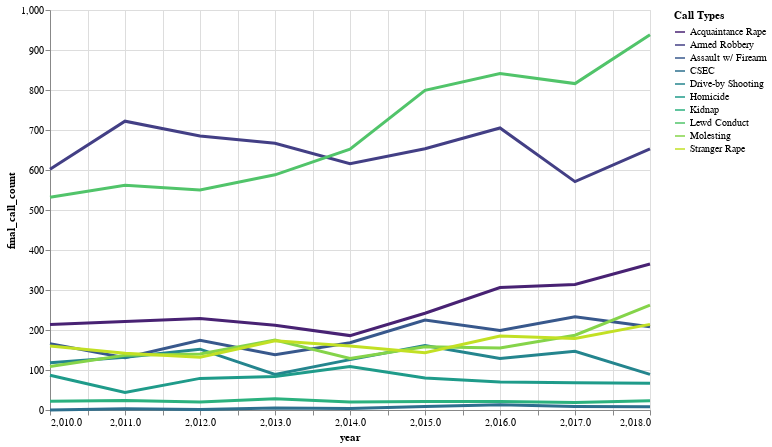

Notebook code for this chart:
### Code cell
highlight = alt.selection(type='single', on='mouseover',
                          fields=['final_call_type'], nearest=True)

base = alt.Chart(fct_counts).encode(
    x='year',
    y='final_call_count',
    color=alt.Color(
        'final_call_type',
        legend=alt.Legend(
            title='Call Types'
        ), scale=alt.Scale(
            scheme='viridis'
        )
    )    
)

points = base.mark_line().encode(
    opacity=alt.value(0)
).add_selection(
    highlight
).properties(
    width=600,
    height=400
)

lines = base.mark_line().encode(
    size=alt.condition(~highlight, alt.value(1), alt.value(3))
)


points + lines

### Figure 1 — Vega-Lite specification as saved in the notebook (floating-point values rounded to 4 significant figures)
{"$schema": "https://vega.github.io/schema/vega-lite/v2.6.0.json", "config": {"view": {"height": 300, "width": 400}}, "datasets": {"data-71b4dc3231b0023ab7c6e44a0aa196df": [{"final_call_count": 214, "final_call_type": "Acquaintance Rape", "year": 2010}, {"final_call_count": 602, "final_call_type": "Armed Robbery", "year": 2010}, {"final_call_count": 166, "final_call_type": "Assault w/ Firearm", "year": 2010}, {"final_call_count": 0, "final_call_type": "CSEC", "year": 2010}, {"final_call_count": 118, "final_call_type": "Drive-by Shooting", "year": 2010}, {"final_call_count": 87, "final_call_type": "Homicide", "year": 2010}, {"final_call_count": 22, "final_call_type": "Kidnap", "year": 2010}, {"final_call_count": 532, "final_call_type": "Lewd Conduct", "year": 2010}, {"final_call_count": 109, "final_call_type": "Molesting", "year": 2010}, {"final_call_count": 160, "final_call_type": "Stranger Rape", "year": 2010}, {"final_call_count": 221, "final_call_type": "Acquaintance Rape", "year": 2011}, {"final_call_count": 722, "final_call_type": "Armed Robbery", "year": 2011}, {"final_call_count": 131, "final_call_type": "Assault w/ Firearm", "year": 2011}, {"final_call_count": 3, "final_call_type": "CSEC", "year": 2011}, {"final_call_count": 132, "final_call_type": "Drive-by Shooting", "year": 2011}, {"final_call_count": 44, "final_call_type": "Homicide", "year": 2011}, {"final_call_count": 24, "final_call_type": "Kidnap", "year": 2011}, {"final_call_count": 562, "final_call_type": "Lewd Conduct", "year": 2011}, {"final_call_count": 137, "final_call_type": "Molesting", "year": 2011}, {"final_call_count": 142, "final_call_type": "Stranger Rape", "year": 2011}, {"final_call_count": 229, "final_call_type": "Acquaintance Rape", "year": 2012}, {"final_call_count": 685, "final_call_type": "Armed Robbery", "year": 2012}, {"final_call_count": 174, "final_call_type": "Assault w/ Firearm", "year": 2012}, {"final_call_count": 1, "final_call_type": "CSEC", "year": 2012}, {"final_call_count": 152, "final_call_type": "Drive-by Shooting", "year": 2012}, {"final_call_count": 79, "final_call_type": "Homicide", "year": 2012}, {"final_call_count": 20, "final_call_type": "Kidnap", "year": 2012}, {"final_call_count": 550, "final_call_type": "Lewd Conduct", "year": 2012}, {"final_call_count": 140, "final_call_type": "Molesting", "year": 2012}, {"final_call_count": 132, "final_call_type": "Stranger Rape", "year": 2012}, {"final_call_count": 212, "final_call_type": "Acquaintance Rape", "year": 2013}, {"final_call_count": 667, "final_call_type": "Armed Robbery", "year": 2013}, {"final_call_count": 138, "final_call_type": "Assault w/ Firearm", "year": 2013}, {"final_call_count": 5, "final_call_type": "CSEC", "year": 2013}, {"final_call_count": 89, "final_call_type": "Drive-by Shooting", "year": 2013}, {"final_call_count": 84, "final_call_type": "Homicide", "year": 2013}, {"final_call_count": 28, "final_call_type": "Kidnap", "year": 2013}, {"final_call_count": 588, "final_call_type": "Lewd Conduct", "year": 2013}, {"final_call_count": 175, "final_call_type": "Molesting", "year": 2013}, {"final_call_count": 173, "final_call_type": "Stranger Rape", "year": 2013}, {"final_call_count": 186, "final_call_type": "Acquaintance Rape", "year": 2014}, {"final_call_count": 616, "final_call_type": "Armed Robbery", "year": 2014}, {"final_call_count": 168, "final_call_type": "Assault w/ Firearm", "year": 2014}, {"final_call_count": 4, "final_call_type": "CSEC", "year": 2014}, {"final_call_count": 126, "final_call_type": "Drive-by Shooting", "year": 2014}, {"final_call_count": 109, "final_call_type": "Homicide", "year": 2014}, {"final_call_count": 20, "final_call_type": "Kidnap", "year": 2014}, {"final_call_count": 652, "final_call_type": "Lewd Conduct", "year": 2014}, {"final_call_count": 129, "final_call_type": "Molesting", "year": 2014}, {"final_call_count": 160, "final_call_type": "Stranger Rape", "year": 2014}, {"final_call_count": 242, "final_call_type": "Acquaintance Rape", "year": 2015}, {"final_call_count": 653, "final_call_type": "Armed Robbery", "year": 2015}, {"final_call_count": 225, "final_call_type": "Assault w/ Firearm", "year": 2015}, {"final_call_count": 9, "final_call_type": "CSEC", "year": 2015}, {"final_call_count": 161, "final_call_type": "Drive-by Shooting", "year": 2015}, {"final_call_count": 80, "final_call_type": "Homicide", "year": 2015}, {"final_call_count": 21, "final_call_type": "Kidnap", "year": 2015}, {"final_call_count": 799, "final_call_type": "Lewd Conduct", "year": 2015}, {"final_call_count": 158, "final_call_type": "Molesting", "year": 2015}, {"final_call_count": 143, "final_call_type": "Stranger Rape", "year": 2015}, {"final_call_count": 306, "final_call_type": "Acquaintance Rape", "year": 2016}, {"final_call_count": 705, "final_call_type": "Armed Robbery", "year": 2016}, {"final_call_count": 199, "final_call_type": "Assault w/ Firearm", "year": 2016}, {"final_call_count": 13, "final_call_type": "CSEC", "year": 2016}, {"final_call_count": 129, "final_call_type": "Drive-by Shooting", "year": 2016}, {"final_call_count": 70, "final_call_type": "Homicide", "year": 2016}, {"final_call_count": 21, "final_call_type": "Kidnap", "year": 2016}, {"final_call_count": 841, "final_call_type": "Lewd Conduct", "year": 2016}, {"final_call_count": 155, "final_call_type": "Molesting", "year": 2016}, {"final_call_count": 185, "final_call_type": "Stranger Rape", "year": 2016}, {"final_call_count": 314, "final_call_type": "Acquaintance Rape", "year": 2017}, {"final_call_count": 571, "final_call_type": "Armed Robbery", "year": 2017}, {"final_call_count": 233, "final_call_type": "Assault w/ Firearm", "year": 2017}, {"final_call_count": 9, "final_call_type": "CSEC", "year": 2017}, {"final_call_count": 147, "final_call_type": "Drive-by Shooting", "year": 2017}, {"final_call_count": 68, "final_call_type": "Homicide", "year": 2017}, {"final_call_count": 19, "final_call_type": "Kidnap", "year": 2017}, {"final_call_count": 816, "final_call_type": "Lewd Conduct", "year": 2017}, {"final_call_count": 187, "final_call_type": "Molesting", "year": 2017}, {"final_call_count": 179, "final_call_type": "Stranger Rape", "year": 2017}, {"final_call_count": 365, "final_call_type": "Acquaintance Rape", "year": 2018}, {"final_call_count": 653, "final_call_type": "Armed Robbery", "year": 2018}, {"final_call_count": 208, "final_call_type": "Assault w/ Firearm", "year": 2018}, {"final_call_count": 8, "final_call_type": "CSEC", "year": 2018}, {"final_call_count": 89, "final_call_type": "Drive-by Shooting", "year": 2018}, {"final_call_count": 67, "final_call_type": "Homicide", "year": 2018}, {"final_call_count": 23, "final_call_type": "Kidnap", "year": 2018}, {"final_call_count": 938, "final_call_type": "Lewd Conduct", "year": 2018}, {"final_call_count": 262, "final_call_type": "Molesting", "year": 2018}, {"final_call_count": 214, "final_call_type": "Stranger Rape", "year": 2018}]}, "layer": [{"data": {"name": "data-71b4dc3231b0023ab7c6e44a0aa196df"}, "encoding": {"color": {"field": "final_call_type", "legend": {"title": "Call Types"}, "scale": {"scheme": "viridis"}, "type": "nominal"}, "opacity": {"value": 0}, "x": {"field": "year", "type": "quantitative"}, "y": {"field": "final_call_count", "type": "quantitative"}}, "height": 400, "mark": "line", "selection": {"selector003": {"empty": "all", "fields": ["final_call_type"], "nearest": true, "on": "mouseover", "resolve": "global", "type": "single"}}, "width": 600}, {"data": {"name": "data-71b4dc3231b0023ab7c6e44a0aa196df"}, "encoding": {"color": {"field": "final_call_type", "legend": {"title": "Call Types"}, "scale": {"scheme": "viridis"}, "type": "nominal"}, "size": {"condition": {"selection": {"not": "selector003"}, "value": 1}, "value": 3}, "x": {"field": "year", "type": "quantitative"}, "y": {"field": "final_call_count", "type": "quantitative"}}, "mark": "line"}]}
